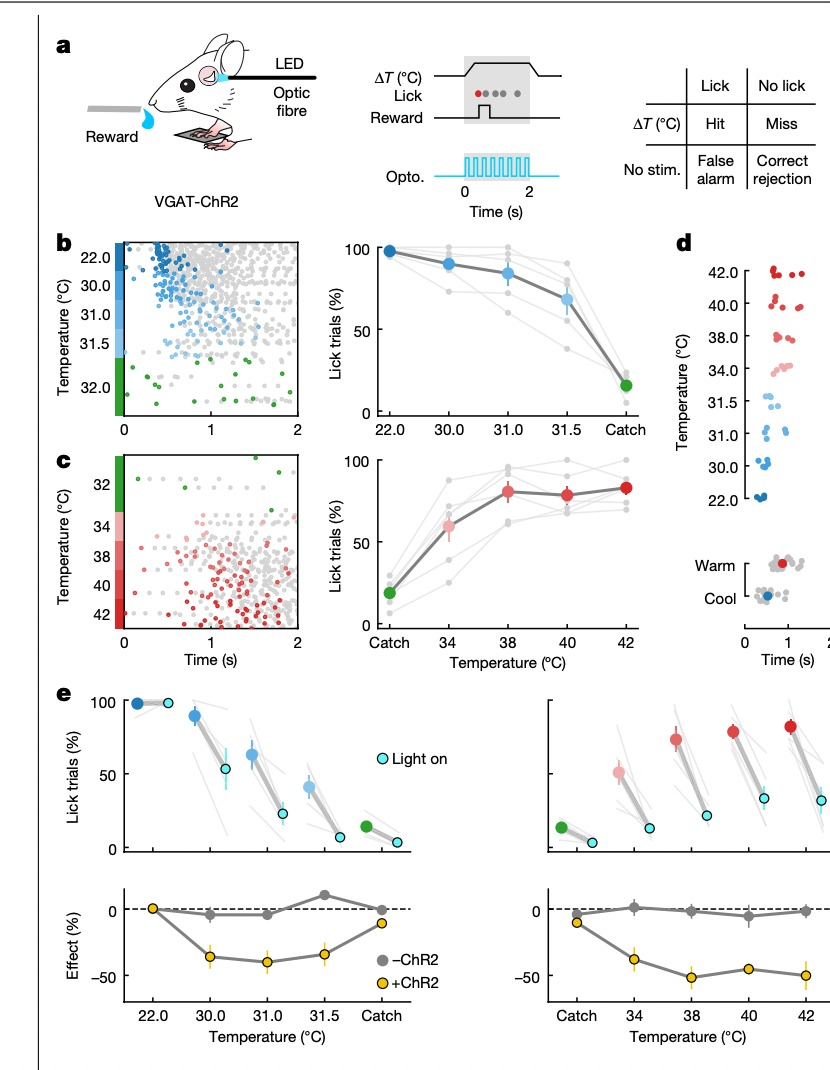
#> input picture misleading_graph2/pictures/WhatsApp Image 2026-05-28 at 14.36.58 (1).jpeg, 830 x 1070 px; its folder holds only this picture in this run
$ python crop_charts.py
#> lines starting #> are read from the running program, lines starting #| are printed output that depends on the picture
"""
crop_charts.py

Splits each image in a folder into individual chart crops and saves them
to an output folder.

Algorithm:
  1. Build a dark-pixel projection profile (row-wise and column-wise)
  2. Find near-empty bands (gutters) between charts using valley detection
  3. Filter out cells that are too small or have too little content
  4. Save each valid cell as a separate PNG

Usage:
    python crop_charts.py                          # pictures/ -> cropped_charts/
    python crop_charts.py --input pictures/ --output cropped_charts/
    python crop_charts.py --debug                  # also save annotated images
"""

import argparse
from pathlib import Path

import numpy as np
import cv2
from PIL import Image, ImageDraw, ImageFont

SUPPORTED_EXTENSIONS = {".png", ".jpg", ".jpeg", ".bmp", ".tiff", ".webp"}


# ---------------------------------------------------------------------------
# Projection-profile valley detection
# ---------------------------------------------------------------------------

def dark_profile(gray: np.ndarray, axis: int, threshold: int = 200) -> np.ndarray:
    """Count dark pixels (< threshold) along the given axis."""
    return (gray < threshold).sum(axis=axis).astype(float)


def smooth(arr: np.ndarray, k: int = 5) -> np.ndarray:
    return np.convolve(arr, np.ones(k) / k, mode='same')


def find_valleys(profile: np.ndarray, total: int,
                 min_band_px: int = 12,
                 min_cell_frac: float = 0.10) -> list:
    """
    Find cut positions (centers of near-zero bands) in a dark-pixel profile.

    A band is 'near-zero' if its value is <= 1% of the profile maximum.
    """
    max_val = profile.max()
    if max_val == 0:
        return []

    empty_thresh = max(1.5, max_val * 0.01)
    is_empty = profile <= empty_thresh

    bands = []
    in_band = False
    start = 0
    for i in range(total):
        if is_empty[i] and not in_band:
            in_band = True
            start = i
        elif not is_empty[i] and in_band:
            in_band = False
            width = i - start
            center = (start + i) // 2
            if width >= min_band_px:
                bands.append((center, width))
    if in_band:
        width = total - start
        center = (start + total) // 2
        if width >= min_band_px:
            bands.append((center, width))

    # Remove cuts too close to edges or producing tiny cells
    min_cell = int(total * min_cell_frac)
    cuts = []
    prev = 0
    for center, _ in sorted(bands):
        if center - prev >= min_cell and total - center >= min_cell:
            cuts.append(center)
            prev = center

    return cuts


# ---------------------------------------------------------------------------
# Cell quality filter
# ---------------------------------------------------------------------------

def is_valid_cell(gray_crop: np.ndarray,
                  full_h: int, full_w: int,
                  min_dark_ratio: float = 0.02,
                  min_size_frac: float = 0.08) -> bool:
    """
    Return True if this crop looks like a real chart (not a margin/header/footer).
    """
    ch, cw = gray_crop.shape
    # Must be large enough relative to the full image
    if ch < full_h * min_size_frac or cw < full_w * min_size_frac:
        return False
    # Must have enough dark content
    dark_ratio = (gray_crop < 200).sum() / (ch * cw)
    if dark_ratio < min_dark_ratio:
        return False
    return True


# ---------------------------------------------------------------------------
# Main split function
# ---------------------------------------------------------------------------

def split_image(image: Image.Image) -> list:
    """
    Split a PIL image into individual chart crops.

    Returns list of (PIL.Image crop, (x1, y1, x2, y2)) tuples.
    """
    rgb = image.convert("RGB")
    img_np = np.array(rgb)
    h, w = img_np.shape[:2]
    gray = cv2.cvtColor(img_np, cv2.COLOR_RGB2GRAY)

    row_profile = smooth(dark_profile(gray, axis=1))   # dark pixels per row
    col_profile = smooth(dark_profile(gray, axis=0))   # dark pixels per col

    h_cuts = find_valleys(row_profile, h, min_band_px=12, min_cell_frac=0.10)
    v_cuts = find_valleys(col_profile, w, min_band_px=12, min_cell_frac=0.10)

    h_edges = [0] + h_cuts + [h]
    v_edges = [0] + v_cuts + [w]

    crops = []
    for r in range(len(h_edges) - 1):
        for c in range(len(v_edges) - 1):
            y1, y2 = h_edges[r], h_edges[r + 1]
            x1, x2 = v_edges[c], v_edges[c + 1]
            gray_crop = gray[y1:y2, x1:x2]
            if is_valid_cell(gray_crop, h, w):
                crop_img = rgb.crop((x1, y1, x2, y2))
                crops.append((crop_img, (x1, y1, x2, y2)))

    # Fallback: nothing found → return whole image
    if not crops:
        crops = [(rgb, (0, 0, w, h))]

    return crops


# ---------------------------------------------------------------------------
# Debug annotation
# ---------------------------------------------------------------------------

# [11 lines left out: function annotate_image, not called in this run]


# ---------------------------------------------------------------------------
# Main routine
# ---------------------------------------------------------------------------

def crop_all(input_dir: str, output_dir: str, debug: bool = False) -> None:
    input_path = Path(input_dir)
    output_path = Path(output_dir)
    output_path.mkdir(parents=True, exist_ok=True)

    if debug:
        debug_path = output_path / "debug"
        debug_path.mkdir(exist_ok=True)

    image_files = sorted(
        f for f in input_path.iterdir()
        if f.suffix.lower() in SUPPORTED_EXTENSIONS
    )

    if not image_files:
        print(f"No images found in '{input_dir}'")
        return

    total_saved = 0

    for img_file in image_files:
        print(f"\nProcessing: {img_file.name}")
        image = Image.open(img_file)
        w, h = image.size

        crops = split_image(image)
        print(f"  -> {len(crops)} chart(s) detected  (image: {w}x{h})")

        stem = img_file.stem

        for i, (crop_img, box) in enumerate(crops, 1):
            out_name = f"{stem}_chart{i:02d}.png"
            out_path = output_path / out_name
            crop_img.save(out_path)
            cw, ch = crop_img.size
            x1, y1, x2, y2 = box
            print(f"     [{i}] {out_name}  ({cw}x{ch}px)  box=({x1},{y1})-({x2},{y2})")
            total_saved += 1

        if debug:
            annotated = annotate_image(image, crops)
            scale = min(1.0, 1000 / max(w, h))
            annotated_small = annotated.resize(
                (int(w * scale), int(h * scale)), Image.LANCZOS
            )
            debug_name = f"{stem}_annotated.png"
            annotated_small.save(debug_path / debug_name)
            print(f"     Debug saved: cropped_charts/debug/{debug_name}")

    print(f"\nDone. {total_saved} chart image(s) saved to '{output_dir}/'")


# ---------------------------------------------------------------------------
# CLI
# ---------------------------------------------------------------------------

def main():
    parser = argparse.ArgumentParser(
        description="Crop multi-chart images into individual chart files."
    )
    parser.add_argument("--input", "-i", default="pictures",
                        help="Folder with source images (default: pictures/)")
    parser.add_argument("--output", "-o", default="cropped_charts",
                        help="Output folder (default: cropped_charts/)")
    parser.add_argument("--debug", action="store_true",
                        help="Save annotated debug images showing detected boxes")
    args = parser.parse_args()
    crop_all(args.input, args.output, debug=args.debug)
#> in crop_all, image is the input picture: PIL image 830x1070 RGB; mean R, G, B 243.2, 243.5, 243.4
#> in split_image, `row_profile = smooth(dark_profile(gray, axis=1))`: row_profile = 1070 values, max 332 at index 0, min 0 at index 5, mean 52.89
#> in split_image, `col_profile = smooth(dark_profile(gray, axis=0))`: col_profile = 830 values, max 481.8 at index 122, min 1.2 at index 0, mean 68.36
#> in find_valleys, `max_val = profile.max()`: max_val = 332
#> in find_valleys, `empty_thresh = max(1.5, max_val * 0.01)`: empty_thresh = 3.32
#> after the loop in find_valleys, `for i in range(total):`: bands = [(19, 28), (225, 12), (679, 16), (872, 32)]; center = 1026; in_band = True; start = 1047; width = 6
#> in find_valleys, `width = total - start`: width = 23
#> in find_valleys, `center = (start + total) // 2`: center = 1058
#> the loop in find_valleys, `for center, _ in sorted(bands):` made 5 passes
#> (center, prev) on passes 2 to 4: (225, 225), (679, 679), (872, 872)
#> after the loop in find_valleys, `for center, _ in sorted(bands):`: cuts = [225, 679, 872]; prev = 872
#> in split_image, `h_cuts = find_valleys(row_profile, h, min_band_px=12, min_cell_frac=0...`: h_cuts = [225, 679, 872]
#> the loop in find_valleys (call 2), `for center, _ in sorted(bands):` made 2 passes
#> center on passes 1 to 2: 18, 48
#> in split_image, `v_cuts = find_valleys(col_profile, w, min_band_px=12, min_cell_frac=0...`: v_cuts = []
#> in split_image, `h_edges = [0] + h_cuts + [h]`: h_edges = [0, 225, 679, 872, 1070]
#> in split_image, `v_edges = [0] + v_cuts + [w]`: v_edges = [0, 830]
#> the loop in split_image, `for r in range(len(h_edges) - 1):` made 4 passes
#> after the loop in split_image, `for r in range(len(h_edges) - 1):`: crops = 4 items
#|   -> 4 chart(s) detected  (image: 830x1070)
#> the loop in crop_all, `for i, (crop_img, box) in enumerate(crops, 1):` made 4 passes
#> (box, ch, y1, y2) on passes 1 to 4: ((0, 0, 830, 225), 225, 0, 225), ((0, 225, 830, 679), 454, 225, 679), ((0, 679, 830, 872), 193, 679, 872), ((0, 872, 830, 1070), 198, 872, 1070)
#> (printed output is left out)
#> pass 1, in crop_all, `crop_img.save(out_path)`:
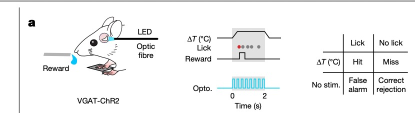
#> saved as WhatsApp Image 2026-05-28 at 14.36.58 (1)_chart01.png: PIL image 830x225 RGB (shown at 1/2 size); mean R, G, B 242.3, 243.1, 243.3
#> pass 2, in crop_all, `crop_img.save(out_path)`:
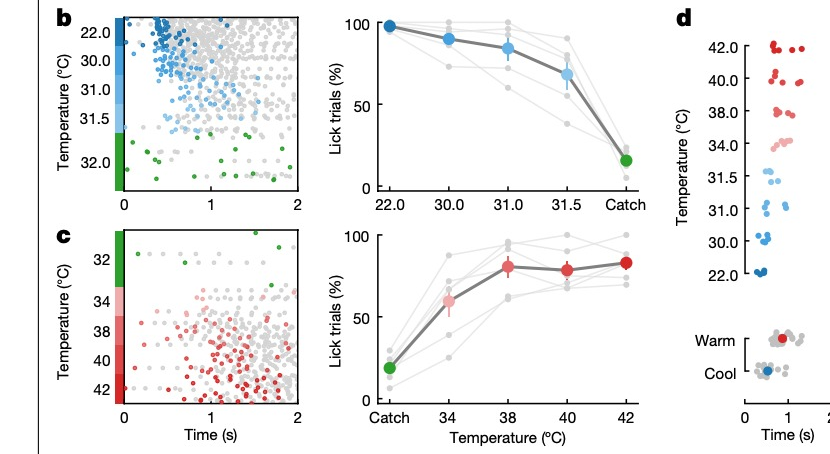
#> saved as WhatsApp Image 2026-05-28 at 14.36.58 (1)_chart02.png: PIL image 830x454 RGB; mean R, G, B 241.6, 241.7, 241.7
#> after the loop in crop_all, `for i, (crop_img, box) in enumerate(crops, 1):`: total_saved = 4
#| Done. 4 chart image(s) saved to 'cropped_charts/'


if __name__ == "__main__":
    main()

$ run again, on misleading_graph2/pictures/cortex iamges.png
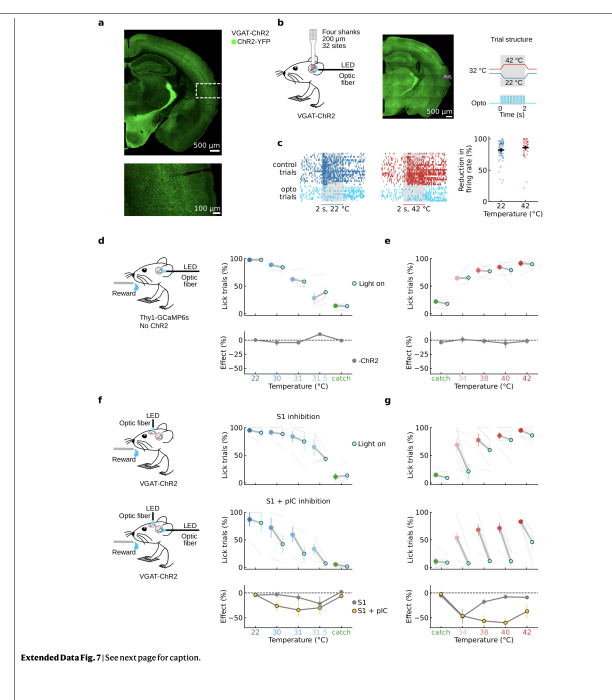
#> input picture misleading_graph2/pictures/cortex iamges.png, 1224 x 1400 px (shown at 1/2 size)
#> in crop_all, image is the input picture: PIL image 1224x1400 RGBA; mean R, G, B, A 236.8, 239.1, 236.4, 255
#> row_profile = 1400 values, max 443 at index 80, min 0 at index 0, mean 111.9
#> col_profile = 1224 values, max 546.4 at index 27, min 0.6 at index 0, mean 128
#> max_val = 443
#> empty_thresh = 4.43
#> after the loop in find_valleys, `for i in range(total):`: bands = [(12, 24), (454, 39), (500, 20), (818, 12), (984, 21), (1166, 12), (1297, 19)]; center = 1297; in_band = True; start = 1327; width = 19
#> in find_valleys, `width = total - start`: width = 73
#> in find_valleys, `center = (start + total) // 2`: center = 1363
#> the loop in find_valleys, `for center, _ in sorted(bands):` made 8 passes
#> (center, prev) on passes 2, 4, 5, 6: (454, 454), (818, 818), (984, 984), (1166, 1166)
#> after the loop in find_valleys, `for center, _ in sorted(bands):`: cuts = [454, 818, 984, 1166]; prev = 1166
#> h_cuts = [454, 818, 984, 1166]
#> the loop in find_valleys (call 2), `for center, _ in sorted(bands):` made 2 passes
#> center on passes 1 to 2: 13, 1154
#> v_cuts = []
#> h_edges = [0, 454, 818, 984, 1166, 1400]
#> v_edges = [0, 1224]
#> the loop in split_image, `for r in range(len(h_edges) - 1):` made 5 passes
#> after the loop in split_image, `for r in range(len(h_edges) - 1):`: crops = 5 items
#|   -> 5 chart(s) detected  (image: 1224x1400)
#> the loop in crop_all, `for i, (crop_img, box) in enumerate(crops, 1):` made 5 passes
#> (box, out_name, ch, y1, y2) on passes 1 to 5: ((0, 0, 1224, 454), 'cortex iamges_chart01.png', 454, 0, 454), ((0, 454, 1224, 818), 'cortex iamges_chart02.png', 364, 454, 818), ((0, 818, 1224, 984), 'cortex iamges_chart03.png', 166, 818, 984), ((0, 984, 1224, 1166), 'cortex iamges_chart04.png', 182, 984, 1166), ((0, 1166, 1224, 1400), 'cortex iamges_chart05.png', 234, 1166, 1400)
#> (printed output is left out)
#> pass 1, in crop_all, `crop_img.save(out_path)`:
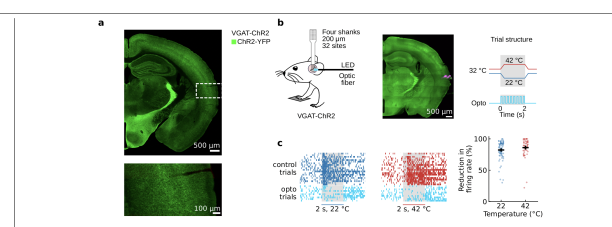
#> saved as cortex iamges_chart01.png: PIL image 1224x454 RGB (shown at 1/2 size); mean R, G, B 210.9, 217.6, 209.4
#> pass 2, in crop_all, `crop_img.save(out_path)`:
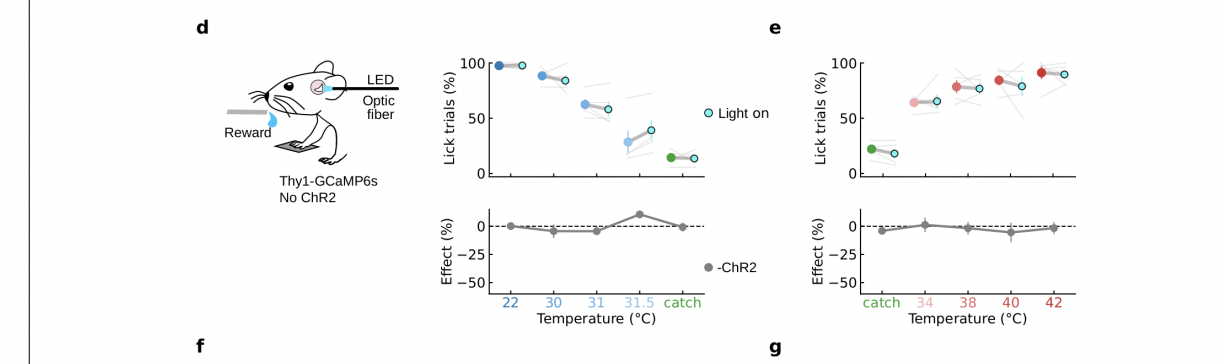
#> saved as cortex iamges_chart02.png: PIL image 1224x364 RGB; mean R, G, B 249.7, 249.9, 249.8
#> after the loop in crop_all, `for i, (crop_img, box) in enumerate(crops, 1):`: total_saved = 5
#| Done. 5 chart image(s) saved to 'cropped_charts/'

$ run again, on misleading_graph2/pictures/hackaton image.png
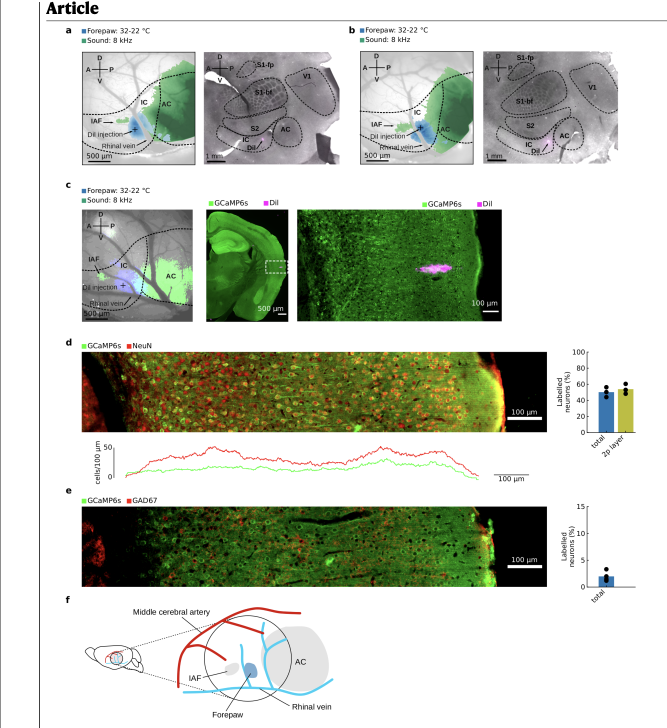
#> input picture misleading_graph2/pictures/hackaton image.png, 1334 x 1456 px (shown at 1/2 size)
#> in crop_all, image is the input picture: PIL image 1334x1456 RGBA; mean R, G, B, A 193.3, 198.6, 186, 255
#> row_profile = 1456 values, max 1001.4 at index 800, min 1 at index 0, mean 456.5
#> col_profile = 1334 values, max 848.8 at index 529, min 0 at index 3, mean 497.8
#> max_val = 1001.4
#> empty_thresh = 10.01
#> after the loop in find_valleys, `for i in range(total):`: bands = [(94, 12), (353, 40), (663, 35), (971, 13)]; center = 1422; in_band = True; start = 1437; width = 3
#> in find_valleys, `width = total - start`: width = 19
#> in find_valleys, `center = (start + total) // 2`: center = 1446
#> the loop in find_valleys, `for center, _ in sorted(bands):` made 5 passes
#> (center, prev) on passes 2 to 4: (353, 353), (663, 663), (971, 971)
#> after the loop in find_valleys, `for center, _ in sorted(bands):`: cuts = [353, 663, 971]; prev = 971
#> h_cuts = [353, 663, 971]
#> the loop in find_valleys (call 2), `for center, _ in sorted(bands):` made 3 passes
#> center on passes 1 to 3: 39, 88, 1301
#> v_cuts = []
#> h_edges = [0, 353, 663, 971, 1456]
#> v_edges = [0, 1334]
#> the loop in split_image, `for r in range(len(h_edges) - 1):` made 4 passes
#> after the loop in split_image, `for r in range(len(h_edges) - 1):`: crops = 4 items
#|   -> 4 chart(s) detected  (image: 1334x1456)
#> the loop in crop_all, `for i, (crop_img, box) in enumerate(crops, 1):` made 4 passes
#> (box, out_name, ch, y1, y2) on passes 1 to 4: ((0, 0, 1334, 353), 'hackaton image_chart01.png', 353, 0, 353), ((0, 353, 1334, 663), 'hackaton image_chart02.png', 310, 353, 663), ((0, 663, 1334, 971), 'hackaton image_chart03.png', 308, 663, 971), ((0, 971, 1334, 1456), 'hackaton image_chart04.png', 485, 971, 1456)
#> (printed output is left out)
#> pass 1, in crop_all, `crop_img.save(out_path)`:
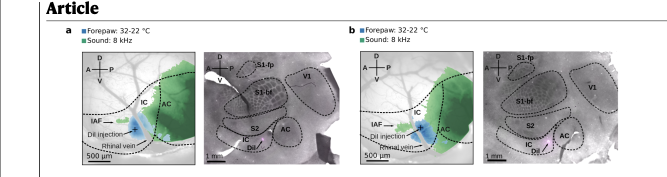
#> saved as hackaton image_chart01.png: PIL image 1334x353 RGB (shown at 1/2 size); mean R, G, B 205.3, 207.5, 206.5
#> pass 2, in crop_all, `crop_img.save(out_path)`:
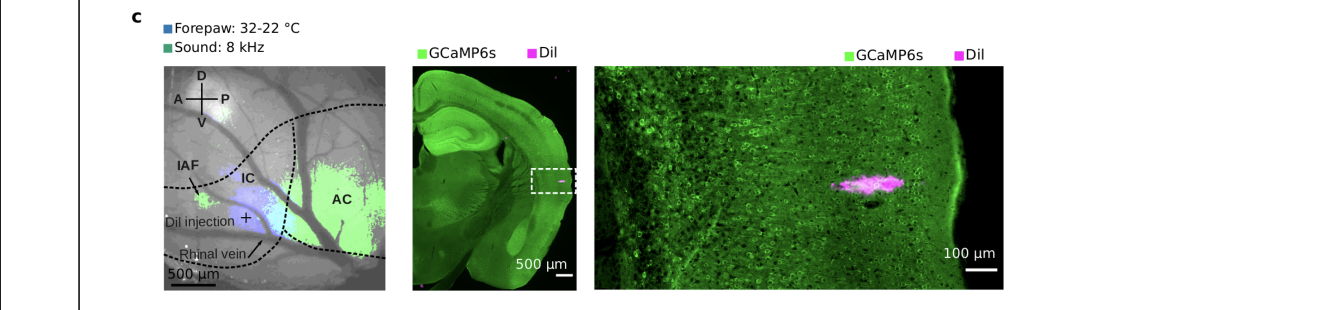
#> saved as hackaton image_chart02.png: PIL image 1334x310 RGB; mean R, G, B 171.6, 187.3, 167.5
#> after the loop in crop_all, `for i, (crop_img, box) in enumerate(crops, 1):`: total_saved = 4
#| Done. 4 chart image(s) saved to 'cropped_charts/'
